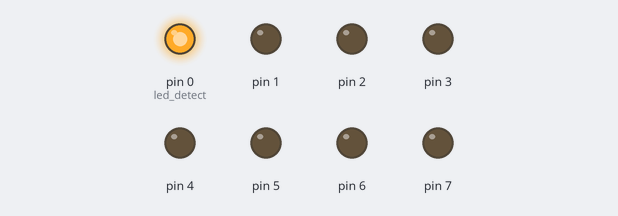
Bench run of a program on a simulated Arduino Uno, built with avr-gcc and run on an emulated ATmega328P. On the bench: output pins drawn as LEDs (lit = HIGH).

Above: at 0.02 s.
At 0.32 s:
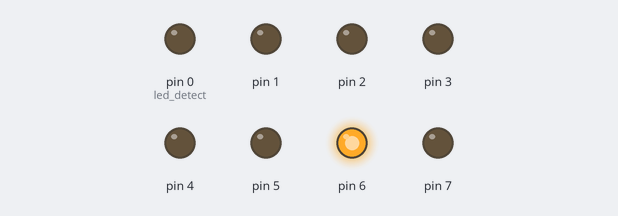
At 0.72 s:
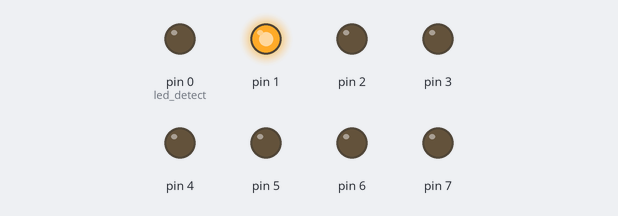
At 1.42 s:
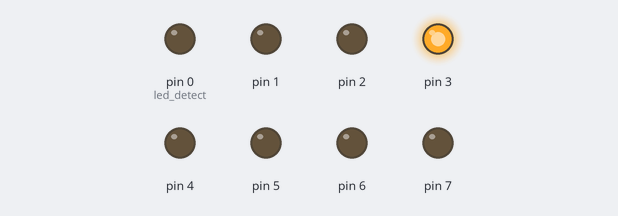
At 2.12 s:
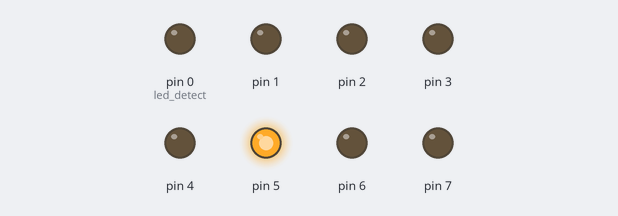
At 2.8 s:
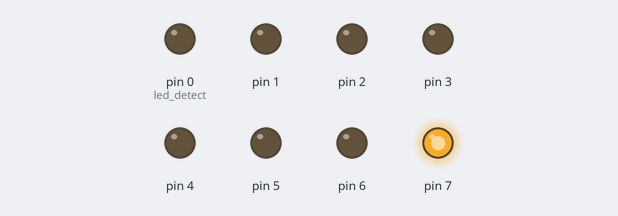
Timing chart, 0 to 3.1 s (numbered marks = the images above):
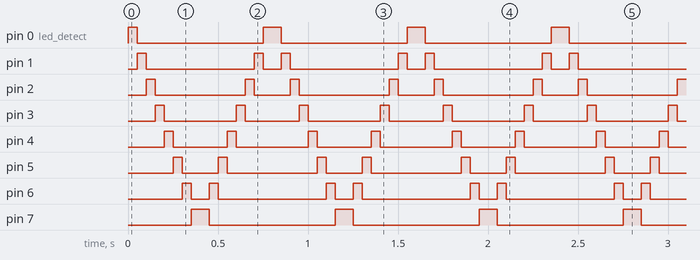

The program:

main.cpp
```cpp
#include <Arduino.h>
#define analog_pin = A0
#ifndef F_CPU
#define F_CPU 16000000      // CPU frequency in Hz required for delay
#endif
uint8_t analogValue = 100;
int led_detect = 0;
bool flag = 0;
int my_delay;
void KnightRider()
{
   if (flag == 0){
      if ( led_detect == 7)
      {
      PORTD = PORTD & ~(1<<(led_detect-1));
      PORTD = PORTD | (1<<led_detect);
      led_detect = led_detect+1;
      flag = 1;
      }
      else if((led_detect < 8) && (led_detect != 0) ){
      PORTD = PORTD & ~(1<<(led_detect-1)); // turn pre led off
      PORTD = PORTD | (1<<led_detect);  // turn next led on
      led_detect = led_detect +1;
      }
      else if(led_detect == 0){
        PORTD = PORTD | (1<<led_detect);
        led_detect = led_detect+1;
      }
    }
  else if (flag == 1) {
      if (led_detect == 1)
      {
      PORTD = PORTD & ~(1<<led_detect);
      PORTD = PORTD | (1<<(led_detect-1));
      led_detect = led_detect-1;
      flag = 0;
      }
      else if(led_detect == 8){
        PORTD = PORTD | (1<<led_detect);
        led_detect = led_detect-1;
      }
      else{
      PORTD = PORTD & ~(1<<led_detect);
      PORTD = PORTD | (1<<(led_detect-1));
      led_detect = led_detect - 1;
      }
    }
}

int main(void){
  for (int i = 0; i < 7+1; i++){

      // Set pin as output in Data Direction Register...
    DDRD = DDRD | (1<<i);
    // ...and turn LED off in Data Register
    PORTD = PORTD & ~(1<<i);

  }

    while (1)
    {
    //mydelay = analogRead(0)  //default 0-1023ms
   // my_delay = analogRead(A0);
      // there can be stored value potentiometer value, delay
  KnightRider();
  _delay_ms(50);
    }

    // Will never reach this
    return 0;
}
```

Measured:
- by itself, pin 0 (led_detect), pin 7: alternates HIGH for 0.10 s and LOW for 0.70 s
- by itself, pin 1: repeats every 0.80 s: LOW 0.60 s, HIGH 0.05 s, LOW 0.10 s, HIGH 0.05 s
- by itself, pin 2: repeats every 0.80 s: LOW 0.50 s, HIGH 0.05 s, LOW 0.20 s, HIGH 0.05 s
- by itself, pin 3: repeats every 0.80 s: LOW 0.40 s, HIGH 0.05 s, LOW 0.30 s, HIGH 0.05 s
- by itself, pin 4: repeats every 0.80 s: LOW 0.30 s, HIGH 0.05 s, LOW 0.40 s, HIGH 0.05 s
- by itself, pin 5: repeats every 0.80 s: LOW 0.20 s, HIGH 0.05 s, LOW 0.50 s, HIGH 0.05 s
- by itself, pin 6: repeats every 0.80 s: LOW 0.10 s, HIGH 0.05 s, LOW 0.60 s, HIGH 0.05 s
